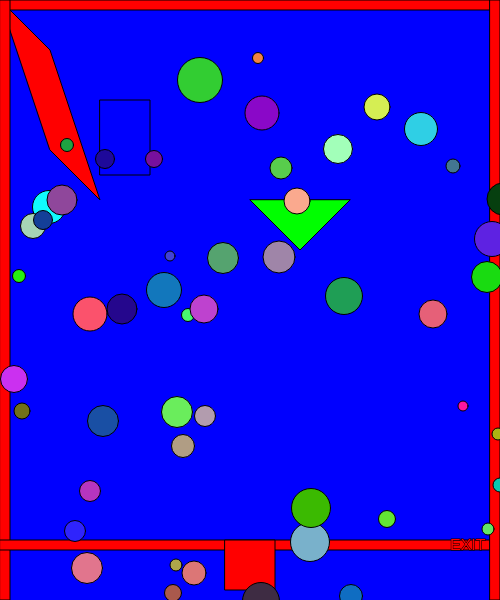
Frame 1 (no input)
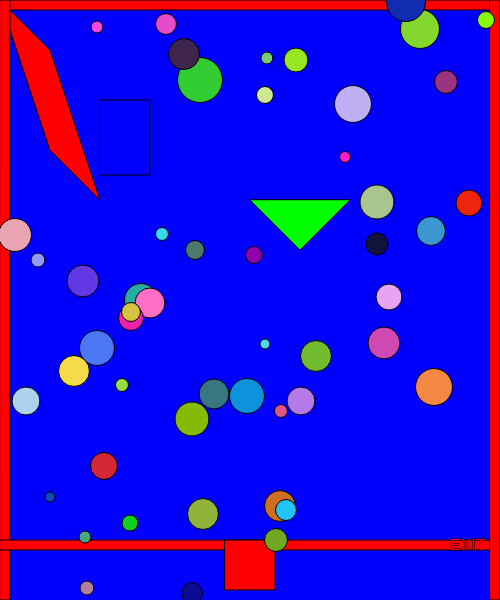
Frame 60 (no input)
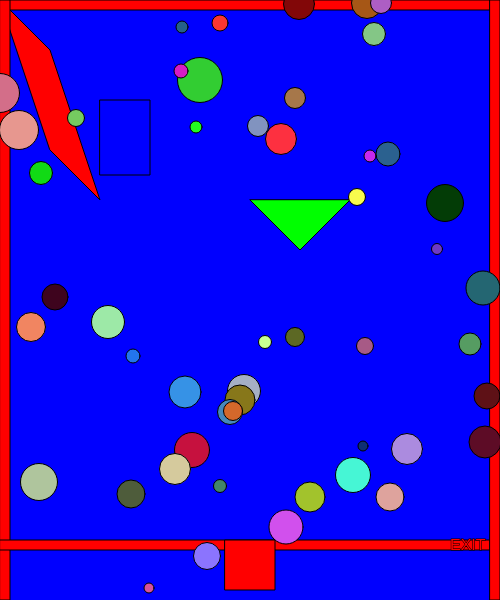
Frame 120 (the mouse pressed at the canvas centre since frame 60)

The p5.js sketch that drew these frames (run headless with seeded random() and noise() and a simulated clock; from frame 60 on, the mouse is pressed at the canvas centre):

// p5.js sketch
// ── sketch.js
// x and y for my character
var characterX = 100;
var characterY = 100;
// define the key codes for each letter
var w = 87;
var s = 83;
var a = 65;
var d = 68;

// x and y for a shape
var shapeX = 30;
var shapeY = 50;

var shapeXs = [];
var shapeYs = [];
var diameters = [];

var shapeXSpeeds = [];
var shapeYSpeeds = [];

// create a shape when the mouse is clicked
var mouseShapeX;
var mouseShapeY;

var triangleObject;
var circleObject;
var rectObject;

    // Create the rectangle
    rectObject = new Rectangle(100, 100, 50, 75, 0, 0, 255);

    //create the quad
    quadObject = new Quad(0, 0, 50, 50, 100, 200, 50, 150, 255, 0, 0)
        

function setup() {
    createCanvas(500, 600);
    // get a random speed when the it first starts
    for (var i = 0; i < 50; i++) {
        shapeXSpeeds[i] = Math.floor(Math.random() * (Math.floor(Math.random() * 5)) + 1);
        shapeYSpeeds[i] = Math.floor(Math.random() * (Math.floor(Math.random() * 5)) + 1);
        shapeXs[i] = getRandomNumber(500);
        shapeYs[i] = getRandomNumber(600);
        diameters[i] = getRandomNumber(30);
        
        //create the object
        triangleObject = new Triangle(250, 200, 300, 250, 350, 200, 0, 255, 0)
        
    }
    

    createCharacter(200, 80);
}

function draw() {
    background(0, 0, 255);
    stroke(0);
    fill(0);

    //create the object
    rectObject = new Rectangle(100, 100, 50, 75, 0, 0, 255)


    //create and display
    triangleObject.display();
    rectObject.display();
    quadObject.display();

    // call createBorders function
    createBorders(10);

    // exit message
    textSize(16);
    text("EXIT", width - 50, height - 50)

    //createCharacter(200,80);
    drawCharacter();
    characterMovement();


    // draw the enemies
  for (var i = 0; i < shapeXs.length; i++) {
    var enemyColor = color(random(255), random(255), random(255));
    fill(enemyColor);
    circle(shapeXs[i], shapeYs[i], diameters[i]);
    shapeXSpeeds[i] = Math.floor(Math.random() * (Math.floor(Math.random() * 5)) + 1);
    shapeYSpeeds[i] = Math.floor(Math.random() * (Math.floor(Math.random() * 5)) + 1);
        



        // move the shape
        shapeXs[i] += shapeXSpeeds[i];
        shapeYs[i] += shapeYSpeeds[i];
        // check to see if the shape has gone out of bounds
        if (shapeXs[i] > width) {
            shapeXs[i] = 0;
        }
        if (shapeXs[i] < 0) {
            shapeXs[i] = width;
        }
        if (shapeYs[i] > height) {
            shapeYs[i] = 0;
        }
        if (shapeYs[i] < 0) {
            shapeYs[i] = height;
        }
    }
    // check to see if the character has left the exit
    if (characterX > width/2 - 25 && characterX < width/2 + 25 && characterY > height - 100) {
        fill(0);
        stroke(5);
        textSize(26);
        textAlign(CENTER);
        text("You Win!", width / 2, height / 2 - 50);
    }

    // create the shape based on the mouse click
    fill(120, 130, 140);
    circle(mouseShapeX, mouseShapeY, 25);
}

function characterMovement() {
    if (keyIsDown(LEFT_ARROW)) {
        characterX -= 5;
    }
    if (keyIsDown(RIGHT_ARROW)) {
        characterX += 5;
    }
    if (keyIsDown(UP_ARROW)) {
        characterY -= 5;
    }
    if (keyIsDown(DOWN_ARROW)) {
        characterY += 5;
    }
}

function createCharacter(x, y) {
    characterX = x;
    characterY = y;
}

function drawCharacter() {
    fill(50, 205, 50);
    circle(characterX, characterY, 45);
}

function createBorders(thickness) {
    // top border
    rect(0, 0, width, thickness);
    // left border
    rect(0, 0, thickness, height);
    // bottom border
    rect(0, height - thickness - 50, width, thickness);
    // right border
    rect(width - thickness, 0, thickness, height);

    // exit gap
    fill(255, 0, 0);
    rect(width/2 - 25, height - thickness - 50, 50, 50);
}
function mouseClicked() {
    mouseShapeX = mouseX;
    mouseShapeY = mouseY;
}

function getRandomNumber(number) {
    return Math.floor(Math.random() * number) + 10;
}

// ── p5.js.html
<html>
<html>
  <head>
    <script src="https://cdnjs.cloudflare.com/ajax/libs/p5.js/1.4.0/p5.js"></script>
    <script src="shape.js"></script>
    <script src="sketch.js"></script>
  </head>
  <body>
    <canvas></canvas>
  </body>
</html>

// ── shape.js
class Triangle {

    //constructor
  constructor(x1, y1, x2, y2, x3, y3, r, g, b) {
    this.x1 = x1;
    this.y1 = y1;
    this.x2 = x2;
    this.y2 = y2;
    this.x3 = x3;
    this.y3 = y3;
    this.r = r;
    this.g = g;
    this.b = b;
  }

  display() {
    fill(this.r, this.g, this.b);
    triangle(this.x1, this.y1, this.x2, this.y2, this.x3, this.y3);
  }
}

  class Rectangle {
    constructor(x, y, w, h, r, g, b) {
      this.x = x;
      this.y = y;
      this.w = w;
      this.h = h;
      this.r = r;
      this.g = g;
      this.b = b;
    }
  
    display() {
      fill(this.r, this.g, this.b);
      rect(this.x, this.y, this.w, this.h);
    }
  }

  class Quad {
    constructor(x1, y1, x2, y2, x3, y3, x4, y4, r, g, b) {
      this.x1 = x1;
      this.y1 = y1;
      this.x2 = x2;
      this.y2 = y2;
      this.x3 = x3;
      this.y3 = y3;
      this.x4 = x4;
      this.y4 = y4;
      this.r = r;
      this.g = g;
      this.b = b;
    }
  
    display() {
      fill(this.r, this.g, this.b);
      quad(this.x1, this.y1, this.x2, this.y2, this.x3, this.y3, this.x4, this.y4);
    }
}
  
